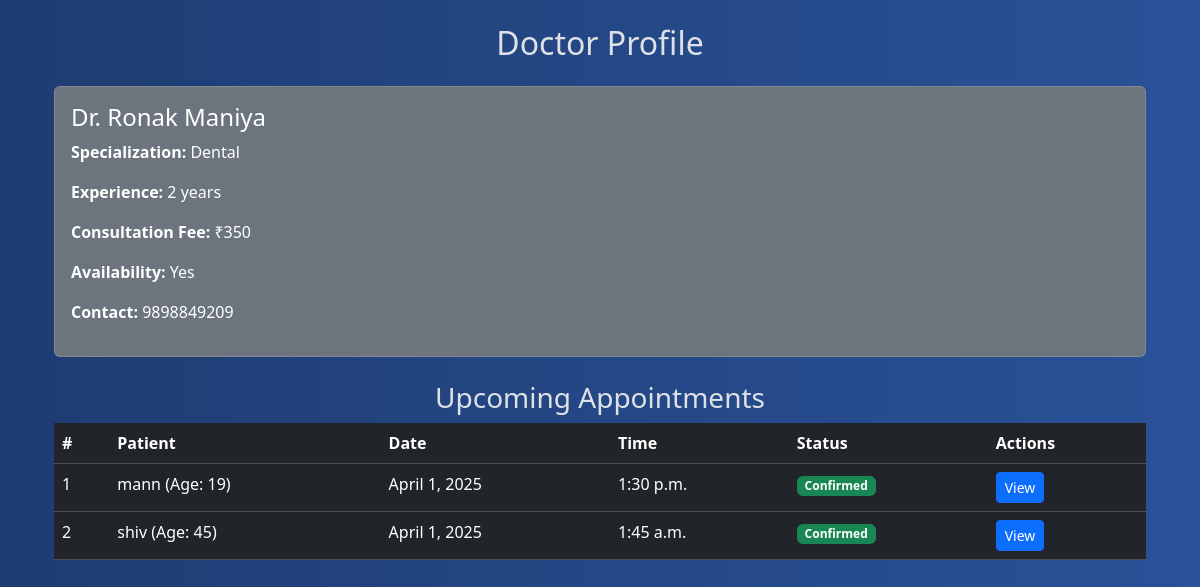
/doctors/1/ (signed in), run on the app's committed database.
### core/models.py (models this page shows, shortened)
class Doctor(models.Model):
    user = models.OneToOneField(User, on_delete=models.CASCADE, primary_key=True)
    specialization = models.CharField(max_length=100)
    experience = models.PositiveIntegerField()
    consultation_fee = models.PositiveIntegerField()
    availability = models.CharField(max_length=100)
    contact_info = models.CharField(max_length=100)

class User(AbstractUser, PermissionsMixin):
    USER_TYPE_CHOICES = (
        ('doctor', 'Doctor'),
        ('patient', 'Patient'),
    )
    user_type = models.CharField(max_length=10, choices=USER_TYPE_CHOICES, blank=True, null=True)
    username = None
    email = models.EmailField(unique=True)
    USERNAME_FIELD = 'email'
    REQUIRED_FIELDS = []
    objects = CustomUserManager()
    groups = models.ManyToManyField(
        "auth.Group",
        related_name="core_users",
        blank=True,
        help_text="The groups this user belongs to."
    )
    user_permissions = models.ManyToManyField(
        "auth.Permission",
        related_name="core_users_permissions",
        blank=True
    )

class Appointment(models.Model):
    appointment_id = models.AutoField(primary_key=True)
    doctor = models.ForeignKey(Doctor, on_delete=models.CASCADE)
    patient = models.ForeignKey(Patient, on_delete=models.CASCADE)
    date = models.DateField()
    time = models.TimeField()
    is_confirmed = models.BooleanField(default=False)
    STATUS_CHOICES = [
        ('Pending', 'Pending'),
        ('Confirmed', 'Confirmed'),
        ('Cancelled', 'Cancelled'),
    ]
    status = models.CharField(max_length=10, choices=STATUS_CHOICES, default='Pending')

class Patient(models.Model):
    GENDER_CHOICES = (
        ('M', 'Male'),
        ('F', 'Female'),
        ('O', 'Other'),
    )
    user = models.OneToOneField(User, on_delete=models.CASCADE, primary_key=True)
    contact_info = models.CharField(max_length=10)
    gender = models.CharField(max_length=1, choices=GENDER_CHOICES)
    age = models.PositiveIntegerField()

### core/views.py (the view)
# urls.py: path('doctors/<int:doctor_id>/', views.doctor_detail, name='doctor_detail'),
@login_required
def doctor_detail(request, doctor_id):
    doctor = get_object_or_404(Doctor, pk=doctor_id)
    return render(request, 'doctor_detail.html', {'doctor': doctor})

### core/templates/doctor_detail.html (shortened to what this page needs)
{% extends "layout.html" %}
{% block content %}
<div class="container mt-4">
    <h2 class="text-center mb-4">Doctor Profile</h2>
    <div class="card bg-secondary text-white">
        <div class="card-body">
            <h4 class="card-title">Dr. {{ doctor.user.first_name }} {{ doctor.user.last_name }}</h4>
            <p><strong>Specialization:</strong> {{ doctor.specialization }}</p>
            <p><strong>Experience:</strong> {{ doctor.experience }} years</p>
            <p><strong>Consultation Fee:</strong> ₹{{ doctor.consultation_fee }}</p>
            <p><strong>Availability:</strong> {{ doctor.availability }}</p>
            <p><strong>Contact:</strong> {{ doctor.contact_info }}</p>
        </div>
    </div>
    <h3 class="mt-4 text-center">Upcoming Appointments</h3>
    <div class="table-responsive">
        <table class="table table-dark table-hover">
            <thead>
                <tr>
                    <th>#</th>
                    <th>Patient</th>
                    <th>Date</th>
                    <th>Time</th>
                    <th>Status</th>
                    <th>Actions</th>
                </tr>
            </thead>
            <tbody>
                {% for appointment in doctor.appointment_set.all %}
                <tr>
                    <td>{{ forloop.counter }}</td>
                    <td>{{ appointment.patient.user.first_name }} (Age: {{ appointment.patient.age }})</td>
                    <td>{{ appointment.date }}</td>
                    <td>{{ appointment.time }}</td>
                    <td>
                        <span class="badge
                            {% if appointment.status == 'Confirmed' %} bg-success
                            {% elif appointment.status == 'Pending' %} bg-warning
                            {% else %} bg-danger {% endif %}">
                            {{ appointment.status }}
                        </span>
                    </td>
                    <td>
                        <a href="{% url 'appointment_detail' appointment.pk %}" class="btn btn-primary btn-sm">View</a>
                    </td>
                </tr>
                {% empty %}
                <tr>
                    <td colspan="6" class="text-center">No appointments found.</td>
                </tr>
                {% endfor %}
            </tbody>
        </table>
    </div>
</div>
{% endblock %}

### data on the page
Doctor: user.first_name "Ronak", user.last_name "Maniya", specialization "Dental", experience "2", consultation_fee "350", availability "Yes", contact_info "9898849209"
Appointment: patient.user.first_name "mann", patient.age "19", date "April 1, 2025", time "1:30 p.m.", status "Confirmed"
Appointment: patient.user.first_name "shiv", patient.age "45", date "April 1, 2025", time "1:45 a.m.", status "Confirmed"
